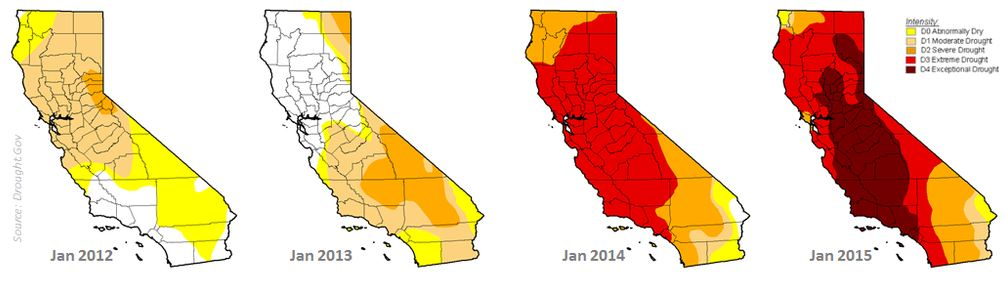
#> input picture assets/images/2015/02/01-15-2015-drought-map-three-years-california.jpg, 1006 x 286 px
$ python -i images.py   (imports and definitions only)
#> lines starting #> are read from the running program, lines starting #| are printed output that depends on the picture
#!/usr/bin/env python3
"""Download and optimize every image the site references locally.

Two passes:
  download  -- fetch full-resolution originals into originals/ (gitignored),
               falling back to the Wayback Machine for anything now missing
  optimize  -- write web-sized, EXIF-stripped copies into assets/images/

Originals are kept out of git but retained on disk as the archival copy, so
the optimization step can be re-run with different settings later.
"""
import concurrent.futures as cf
import hashlib
import io
import json
import pathlib
import re
import sys
import urllib.error
import urllib.parse
import urllib.request

from PIL import Image

ROOT = pathlib.Path(__file__).resolve().parent.parent
ORIG = ROOT / "originals"
OUT = ROOT / "assets" / "images"
MANIFEST = ROOT / "tools" / ".cache" / "image-manifest.json"
ASSET_MAP = ROOT / "tools" / ".cache" / "asset-map.json"
REPORT = ROOT / "tools" / "image-report.txt"

MAX_EDGE = 1600
JPEG_Q = 82
# A PNG with no transparency and this many distinct colours is photographic
# content (screenshots of maps and photos), where PNG costs ~10x JPEG for no
# visible benefit. Charts and screenshots of text stay PNG and stay sharp.
PHOTO_COLORS = 20000
# Palette quantization is accepted only when the mean per-channel error is
# below this, which keeps plots and diagrams pixel-faithful.
QUANT_MAX_MAE = 1.2
UA = {"User-Agent": "Mozilla/5.0 (compatible; kencaldeira-migration/1.0)"}

Image.MAX_IMAGE_PIXELS = 300_000_000  # some source scans are very large


# [116 lines left out: functions build_manifest, fetch, wayback, download_one, cmd_download, _mae, not called in this run]


def optimize_one(src):
    rel = src.relative_to(ORIG)
    raw = src.read_bytes()
    try:
        im = Image.open(io.BytesIO(raw))
        im.load()
    except Exception as e:
        dest = OUT / rel
        dest.parent.mkdir(parents=True, exist_ok=True)
        dest.write_bytes(raw)
        return rel, rel, len(raw), len(raw), f"copied ({type(e).__name__})"

    fmt = (im.format or "").upper()
    if getattr(im, "is_animated", False):
        dest = OUT / rel
        dest.parent.mkdir(parents=True, exist_ok=True)
        dest.write_bytes(raw)          # preserve animated GIFs as-is
        return rel, rel, len(raw), len(raw), "animated"

    w, h = im.size
    if max(w, h) > MAX_EDGE:
        scale = MAX_EDGE / max(w, h)
        im = im.resize((max(1, round(w * scale)), max(1, round(h * scale))), Image.LANCZOS)

    has_alpha = im.mode in ("RGBA", "LA", "PA") or (
        im.mode == "P" and "transparency" in im.info)
    ncolors = len(im.convert("RGB").getcolors(maxcolors=1 << 24) or [])
    note = "ok"

    # [19 lines left out: functions as_jpeg, as_png, not called in this run]

    if fmt in ("JPEG", "MPO"):
        data, out_ext = as_jpeg(), ".jpg"
    elif fmt == "PNG" and not has_alpha and ncolors > PHOTO_COLORS:
        # photographic PNG -> JPEG
        data, out_ext = as_jpeg(), ".jpg"
        note = "png->jpg"
    elif fmt == "PNG":
        data, quantized = as_png()
        out_ext = ".png"
        if quantized:
            note = "png-palette"
    elif fmt == "GIF":
        data, out_ext = raw, rel.suffix
    else:
        b = io.BytesIO()
        im.save(b, fmt or "PNG", optimize=True)
        data, out_ext = b.getvalue(), rel.suffix

    if len(data) >= len(raw) and max(w, h) <= MAX_EDGE and out_ext == rel.suffix:
        data, note = raw, "kept-original"

    dest_rel = rel.with_suffix(out_ext)
    dest = OUT / dest_rel
    dest.parent.mkdir(parents=True, exist_ok=True)
    dest.write_bytes(data)
    return rel, dest_rel, len(raw), len(data), note


# [54 lines left out: functions cmd_optimize, cmd_prune, not called in this run]


# [5 lines not run here, left out]

>>> import cv2
>>> picture = cv2.imread('../assets/images/2015/02/01-15-2015-drought-map-three-years-california.jpg', cv2.IMREAD_GRAYSCALE)
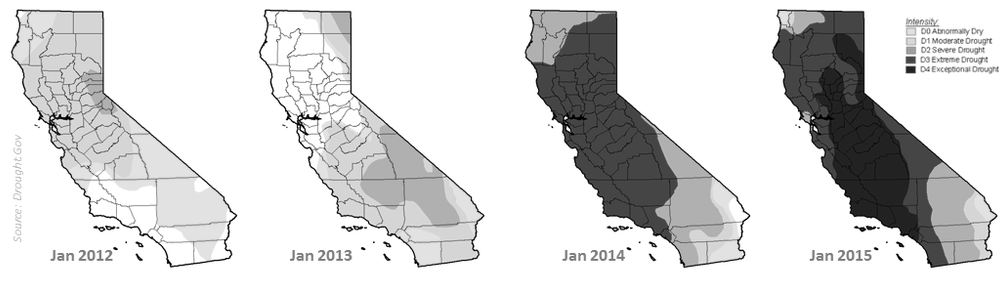
#> picture: shape (286, 1006); min 0, max 255, mean 215.5
#> (the run stopped early here; a loop or call above may not have finished)
